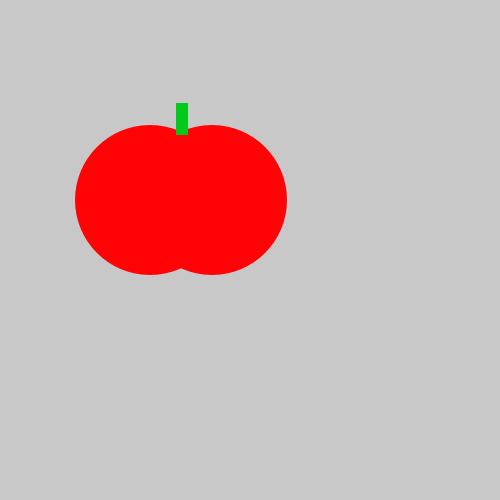
Frame 1 (no input)
Frame 60 (the mouse pressed at the canvas centre just before this capture): identical to frame 1, image omitted
Frame 120 (the mouse held since frame 60 and released just before this capture): identical to frame 1, image omitted

The Processing sketch that drew this single still picture (run headless with seeded random() and noise(); from frame 60 on, the mouse is pressed at the canvas centre):

// Processing sketch: tasty_tomato
// ── tasty_tomato.pde
void setup() {
    size(500, 500);
}
void draw() {
    background(200, 200, 200);
    noStroke();
    fill(#FF0307);
    ellipse(150, 200, 150, 150);
    ellipse(212, 200, 150, 150);
    fill(#02C91A);
    rect(176, 103, 12, 32);
    
}
